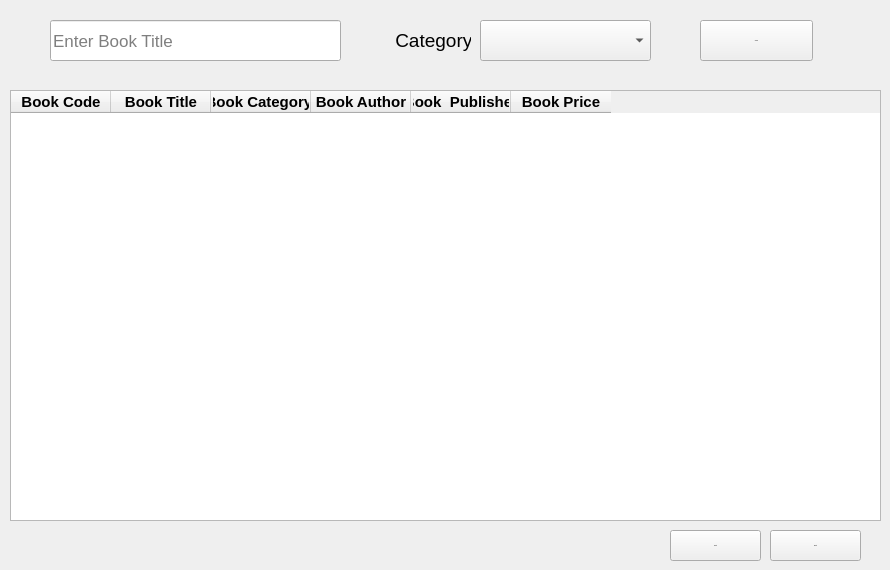
      <widget class="QWidget" name="tab_16">
       <attribute name="title">
        <string>All Books</string>
       </attribute>
       <widget class="QTableWidget" name="tableWidget_7">
        <property name="geometry">
         <rect>
          <x>10</x>
          <y>90</y>
          <width>871</width>
          <height>431</height>
         </rect>
        </property>
        <property name="font">
         <font>
          <family>Segoe UI</family>
          <pointsize>11</pointsize>
          <weight>75</weight>
          <bold>true</bold>
         </font>
        </property>
        <column>
         <property name="text">
          <string>Book Code</string>
         </property>
         <property name="font">
          <font>
           <pointsize>11</pointsize>
          </font>
         </property>
        </column>
        <column>
         <property name="text">
          <string>Book Title</string>
         </property>
         <property name="font">
          <font>
           <pointsize>11</pointsize>
          </font>
         </property>
        </column>
        <column>
         <property name="text">
          <string>Book Category </string>
         </property>
         <property name="font">
          <font>
           <pointsize>11</pointsize>
          </font>
         </property>
        </column>
        <column>
         <property name="text">
          <string>Book Author</string>
         </property>
         <property name="font">
          <font>
           <pointsize>11</pointsize>
          </font>
         </property>
        </column>
        <column>
         <property name="text">
          <string>Book  Publisher</string>
         </property>
        </column>
        <column>
         <property name="text">
          <string>Book Price</string>
         </property>
         <property name="font">
          <font>
           <pointsize>11</pointsize>
          </font>
         </property>
        </column>
       </widget>
       <widget class="QLabel" name="label_14">
        <property name="geometry">
         <rect>
          <x>390</x>
          <y>20</y>
          <width>81</width>
          <height>41</height>
         </rect>
        </property>
        <property name="font">
         <font>
          <family>Segoe UI</family>
          <pointsize>14</pointsize>
          <strikeout>false</strikeout>
         </font>
        </property>
        <property name="text">
         <string> Category</string>
        </property>
       </widget>
       <widget class="QComboBox" name="comboBox_12">
        <property name="geometry">
         <rect>
          <x>480</x>
          <y>20</y>
          <width>171</width>
          <height>41</height>
         </rect>
        </property>
        <property name="font">
         <font>
          <family>Segoe UI</family>
          <pointsize>14</pointsize>
         </font>
        </property>
       </widget>
       <widget class="QLineEdit" name="lineEdit_19">
        <property name="geometry">
         <rect>
          <x>50</x>
          <y>20</y>
          <width>291</width>
          <height>41</height>
         </rect>
        </property>
        <property name="font">
         <font>
          <family>Segoe UI</family>
          <pointsize>13</pointsize>
         </font>
        </property>
        <property name="placeholderText">
         <string>Enter Book Title</string>
        </property>
       </widget>
       <widget class="QPushButton" name="pushButton_38">
        <property name="geometry">
         <rect>
          <x>700</x>
          <y>20</y>
          <width>113</width>
          <height>41</height>
         </rect>
        </property>
        <property name="font">
         <font>
          <family>Segoe UI</family>
          <pointsize>-1</pointsize>
          <weight>50</weight>
          <bold>false</bold>
         </font>
        </property>
        <property name="text">
         <string>Search</string>
        </property>
       </widget>
       <widget class="QPushButton" name="pushButton_40">
        <property name="geometry">
         <rect>
          <x>670</x>
          <y>530</y>
          <width>91</width>
          <height>31</height>
         </rect>
        </property>
        <property name="font">
         <font>
          <family>Segoe UI</family>
          <pointsize>-1</pointsize>
          <weight>50</weight>
          <bold>false</bold>
         </font>
        </property>
        <property name="text">
         <string>Import</string>
        </property>
       </widget>
       <widget class="QPushButton" name="pushButton_43">
        <property name="geometry">
         <rect>
          <x>770</x>
          <y>530</y>
          <width>91</width>
          <height>31</height>
         </rect>
        </property>
        <property name="font">
         <font>
          <family>Segoe UI</family>
          <pointsize>-1</pointsize>
          <weight>50</weight>
          <bold>false</bold>
         </font>
        </property>
        <property name="text">
         <string>Export</string>
        </property>
       </widget>
      </widget>
